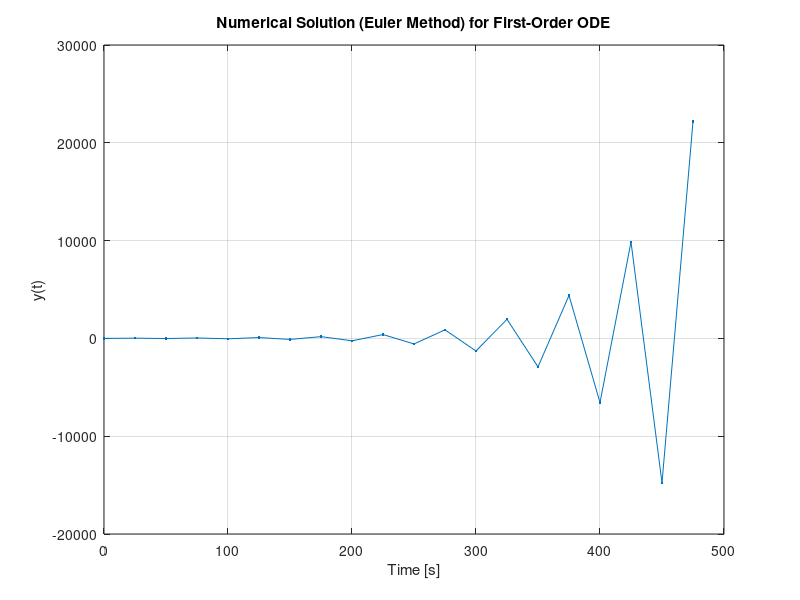

MATLAB code to generate this figure:
% Illustration of Euler method for solving a 1st order ODE
% Given the ODE \dot{y} + (1/tau) y = F and initial conditions
% Find a solution to the ODE - y(t)
clear

% Define the model parameters as constants
tau = 10;  % time constant in seconds
F = 1.0;   % forcing function is a constant - same units as y(t)

% Initial conditions
y0 = 0;    % y(t=0)

% Numeric soution setup
dt = 25;  % define the time step in seconds
N = 20;  % number of time steps

y(1) = y0;  % the init. cond. as the first element in a vector
t(1) = 0;   % start a vector to record the time in seconds
for k = 1:N-1
    ydot = -1/tau*y(k)+F;   % the expresion for the derivative
    y(k+1) = y(k) + ydot*dt;  % append a new element to the vector
    t(k+1) = k*dt;            % record the time value
end

% Plot the results
figure(1);
clf();
plot(t,y,'.-')
xlabel('Time [s]')
ylabel('y(t)')
title('Numerical Solution (Euler Method) for First-Order ODE')
grid on





